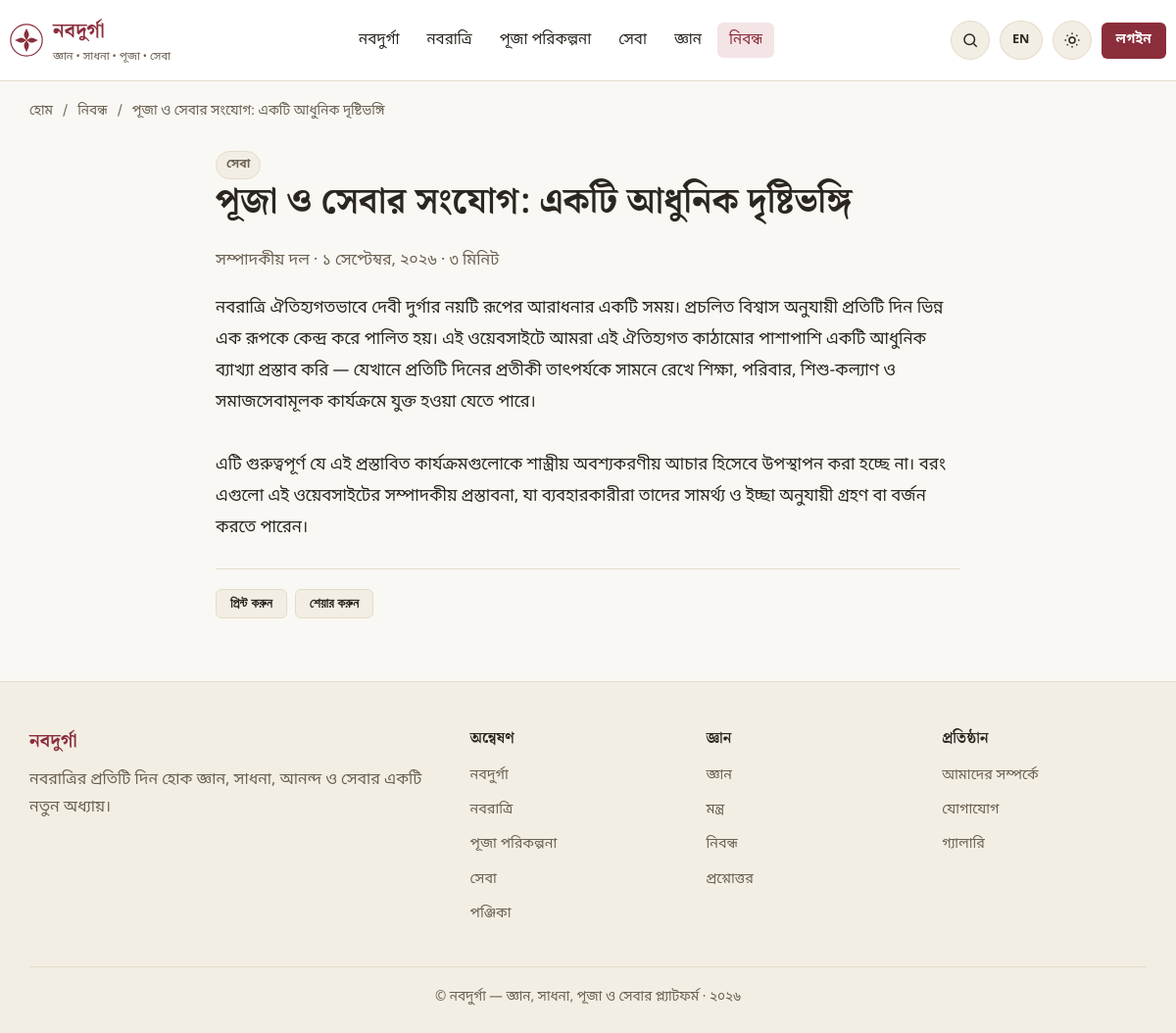
/articles/puja-o-sevar-songjog, run on the app's committed database.
### tables this page shows
CREATE TABLE IF NOT EXISTS articles (
    id INT UNSIGNED AUTO_INCREMENT PRIMARY KEY,
    title_bn VARCHAR(255) NOT NULL,
    title_en VARCHAR(255) NULL,
    slug VARCHAR(255) NOT NULL UNIQUE,
    excerpt TEXT NULL,
    content LONGTEXT NULL,
    category_id INT UNSIGNED NULL,
    author VARCHAR(150) NULL,
    featured_image VARCHAR(255) NULL,
    source VARCHAR(255) NULL,
    reading_time VARCHAR(30) NULL,
    seo_title VARCHAR(255) NULL,
    seo_description VARCHAR(500) NULL,
    status ENUM('draft','published') NOT NULL DEFAULT 'draft',
    published_at DATETIME NULL,
    created_at DATETIME NOT NULL DEFAULT CURRENT_TIMESTAMP,
    updated_at DATETIME NOT NULL DEFAULT CURRENT_TIMESTAMP ON UPDATE CURRENT_TIMESTAMP,
    CONSTRAINT fk_articles_category FOREIGN KEY (category_id) REFERENCES categories(id) ON DELETE SET NULL,
    INDEX idx_articles_slug (slug),
    FULLTEXT INDEX ftx_articles_search (title_bn, excerpt, content)
);

CREATE TABLE IF NOT EXISTS categories (
    id INT UNSIGNED AUTO_INCREMENT PRIMARY KEY,
    name_bn VARCHAR(150) NOT NULL,
    name_en VARCHAR(150) NULL,
    slug VARCHAR(150) NOT NULL UNIQUE,
    type VARCHAR(30) NOT NULL DEFAULT 'article',
    parent_id INT UNSIGNED NULL,
    created_at DATETIME NOT NULL DEFAULT CURRENT_TIMESTAMP,
    CONSTRAINT fk_categories_parent FOREIGN KEY (parent_id) REFERENCES categories(id) ON DELETE SET NULL,
    INDEX idx_categories_type (type)
);

### app/core/Controller.php (called while the page is built, shortened)
<?php
class Controller
{
    protected function view(string $view, array $data = [], ?string $layout = null): void
    {
        $viewFile = dirname(__DIR__) . '/views/' . $view . '.php';
        extract($data, EXTR_SKIP);
        require $viewFile;
    }
}

### app/controllers/ArticleController.php (called while the page is built, shortened)
<?php
class ArticleController extends Controller
{
    public function show(Request $request, string $slug): void
    {
        $repo = new ArticleRepository();
        $item = $repo->findBySlugPublished($slug);
        $related = $item['category_id'] ? $repo->related((int) $item['category_id'], (int) $item['id']) : [];
        $this->view('pages/articles/show', [
            'title' => $item['seo_title'] ?: $item['title_bn'],
            'metaDescription' => $item['seo_description'] ?: truncate($item['excerpt'], 160),
            'breadcrumbs' => [['label' => 'নিবন্ধ', 'url' => '/articles'], ['label' => $item['title_bn']]],
            'item' => $item,
            'related' => $related,
        ]);
    }
}

### public/index.php (called while the page is built, shortened)
<?php
$router = new \App\Core\Router();
$router->setBasePath(\App\Core\Env::get('APP_BASE_PATH', ''));
$request = new \App\Core\Request();
$router->dispatch($request);

### app/core/Autoloader.php (called while the page is built, shortened)
<?php
class Autoloader
{
    protected static array $map = [
        'App\\Core\\' => 'core/',
        'App\\Controllers\\Admin\\' => 'controllers/admin/',
        'App\\Controllers\\' => 'controllers/',
        'App\\Models\\' => 'models/',
        'App\\Repositories\\' => 'repositories/',
        'App\\Services\\' => 'services/',
        'App\\Middleware\\' => 'middleware/',
        'App\\Validators\\' => 'validators/',
        'App\\Helpers\\' => 'helpers/',
    ];
    public static function register(string $appPath): void
    {
        spl_autoload_register(function (string $class) use ($appPath) {
            foreach (self::$map as $prefix => $dir) {
                if (str_starts_with($class, $prefix)) {
                    $relative = substr($class, strlen($prefix));
                    $relative = str_replace('\\', '/', $relative);
                    $file = rtrim($appPath, '/\\') . '/' . $dir . $relative . '.php';
                    if (is_file($file)) {
                        return;
                    }
                }
            }
        });
    }
}

### app/core/Env.php (called while the page is built, shortened)
<?php
class Env
{
    public static function get(string $key, $default = null)
    {
        $value = $_ENV[$key] ?? getenv($key);
        return match (strtolower((string) $value)) {
            'true', '(true)' => true,
            'false', '(false)' => false,
            'null', '(null)' => null,
            'empty', '(empty)' => '',
            default => $value,
        };
    }
}

### app/core/Database.php (called while the page is built, shortened)
<?php
class Database
{
    protected static ?PDO $instance = null;
    public static function connection(): PDO
    {
        if (self::$instance === null) {
            $host = Env::get('DB_HOST', '127.0.0.1');
            $port = Env::get('DB_PORT', '3306');
            $name = Env::get('DB_DATABASE', 'navadurga_db');
            $user = Env::get('DB_USERNAME', 'root');
            $pass = Env::get('DB_PASSWORD', '');
            $charset = Env::get('DB_CHARSET', 'utf8mb4');
            $dsn = "mysql:host={$host};port={$port};dbname={$name};charset={$charset}";
            try {
                self::$instance = new PDO($dsn, $user, $pass, [
                    PDO::ATTR_ERRMODE => PDO::ERRMODE_EXCEPTION,
                    PDO::ATTR_DEFAULT_FETCH_MODE => PDO::FETCH_ASSOC,
                    PDO::ATTR_EMULATE_PREPARES => true,
                ]);
            } catch (PDOException $e) {
                if (Env::get('APP_DEBUG', false)) {
                    throw $e;
                }
                http_response_code(500);
                require dirname(__DIR__) . '/views/errors/500.php';
                exit;
            }
        }
        return self::$instance;
    }
}

### app/core/Repository.php (called while the page is built, shortened)
<?php
abstract class Repository
{
    protected PDO $db;
    public function __construct()
    {
        $this->db = Database::connection();
    }
    public function query(string $sql, array $params = []): array
    {
        $stmt = $this->db->prepare($sql);
        $stmt->execute($params);
        return $stmt->fetchAll();
    }
}

### app/repositories/ArticleRepository.php (called while the page is built, shortened)
<?php
class ArticleRepository extends Repository
{
    public function findBySlugPublished(string $slug): ?array
    {
        $rows = $this->query(
            "SELECT a.*, c.name_bn AS category_name FROM articles a
             LEFT JOIN categories c ON c.id = a.category_id
             WHERE a.slug = :slug AND a.status = 'published' LIMIT 1",
            ['slug' => $slug]
        );
        return $rows[0] ?? null;
    }
}

### app/helpers/functions.php (called while the page is built, shortened)
<?php
if (!function_exists('e')) {
    function e(?string $value): string
    {
        return htmlspecialchars($value ?? '', ENT_QUOTES, 'UTF-8');
    }
}
if (!function_exists('bn_digits')) {
    function bn_digits($number): string
    {
        $western = ['0','1','2','3','4','5','6','7','8','9'];
        $bengali = ['০','১','২','৩','৪','৫','৬','৭','৮','৯'];
        return str_replace($western, $bengali, (string) $number);
    }
}
if (!function_exists('bn_month')) {
    function bn_month(string $englishMonth): string
    {
        $map = [
            'January' => 'জানুয়ারি', 'February' => 'ফেব্রুয়ারি', 'March' => 'মার্চ',
            'April' => 'এপ্রিল', 'May' => 'মে', 'June' => 'জুন',
            'July' => 'জুলাই', 'August' => 'আগস্ট', 'September' => 'সেপ্টেম্বর',
            'October' => 'অক্টোবর', 'November' => 'নভেম্বর', 'December' => 'ডিসেম্বর',
        ];
        return $map[$englishMonth] ?? $englishMonth;
    }
}
if (!function_exists('bn_date')) {
    function bn_date(?string $date, string $format = 'j F, Y'): string
    {
        $ts = strtotime($date);
        $formatted = date($format, $ts);
        foreach (['January','February','March','April','May','June','July','August','September','October','November','December'] as $m) {
            if (str_contains($formatted, $m)) {
                $formatted = str_replace($m, bn_month($m), $formatted);
                break;
            }
        }
        return bn_digits($formatted);
    }
}

### app/views/pages/articles/show.php (the view, shortened to what this page needs)
<article style="max-width:760px;margin:0 auto;">
    <header style="margin-bottom:20px;">
        <?php if ($item['category_name']): ?><span class="tag"><?= e($item['category_name']) ?></span><?php endif; ?>
        <h1><?= e($item['title_bn']) ?></h1>
        <p class="text-muted"><?= e($item['author']) ?><?= $item['published_at'] ? ' · ' . bn_date($item['published_at']) : '' ?><?= $item['reading_time'] ? ' · ' . e($item['reading_time']) : '' ?></p>
    </header>
    <div style="font-size:1.05rem;line-height:1.9;">
        <?= nl2br(e($item['content'])) ?>
    </div>
    <div class="flex gap-8" style="margin-top:24px;border-top:1px solid var(--color-border);padding-top:20px;">
        <button class="btn btn-ghost btn-sm" data-print>প্রিন্ট করুন</button>
        <button class="btn btn-ghost btn-sm" id="share-btn">শেয়ার করুন</button>
    </div>
</article>

### app/core/Router.php (shortened to what this page needs)
<?php
class Router
{
    protected array $routes = [];
    protected string $basePath = '';
    public function setBasePath(string $path): void
    {
        $this->basePath = rtrim($path, '/');
    }
    protected function add(string $method, string $uri, $handler, array $middleware): void
    {
        $this->routes[] = [
            'method' => $method,
            'uri' => '/' . trim($uri, '/'),
            'handler' => $handler,
            'middleware' => $middleware,
        ];
    }
    public function dispatch(Request $request): void
    {
        $method = $request->method();
        $uri = $request->uriPath($this->basePath);
        foreach ($this->routes as $route) {
            if ($route['method'] !== $method) {
                continue;
            }
            $pattern = $this->compile($route['uri']);
            if (preg_match($pattern, $uri, $matches)) {
                $params = array_filter($matches, 'is_string', ARRAY_FILTER_USE_KEY);
                $this->call($route['handler'], $request, $params);
                return;
            }
        }
    }
    protected function compile(string $uri): string
    {
        $pattern = preg_replace('#\{([a-zA-Z_][a-zA-Z0-9_]*)\}#', '(?P<$1>[^/]+)', $uri);
        return '#^' . $pattern . '$#u';
    }
    protected function call($handler, Request $request, array $params): void
    {
        [$class, $method] = $handler;
        $controller = new $class();
        call_user_func_array([$controller, $method], array_merge([$request], array_values($params)));
    }
}

### public/assets/css/app.css (style rules this page uses)
:root { --color-bg: #FAF8F4; --color-surface: #FFFFFF; --color-surface-alt: #F3EEE4; --color-border: #E4DCC9; --color-text: #2B2620; --color-text-muted: #6B6152; --color-primary: #8B2E3C; --color-primary-dark: #6E1F2B; --color-primary-soft: #F4E4E6; --color-accent: #B8842E; --color-accent-soft: #F6ECD9; --color-success: #2F6D4F; --color-success-soft: #E4F1EA; --color-danger: #B3261E; --color-danger-soft: #FBE7E5; --color-info: #2E5D8B; --color-info-soft: #E4EDF6; --shadow-sm: 0 1px 3px rgba(43, 38, 32, 0.08); --shadow-md: 0 4px 16px rgba(43, 38, 32, 0.10); --radius-sm: 6px; --radius-md: 12px; --radius-lg: 20px; --font-body: 'Noto Sans Bengali', 'Nirmala UI', 'Vrinda', 'Noto Sans', system-ui, sans-serif; --font-heading: 'Noto Serif Bengali', 'Nirmala UI', 'Vrinda', 'Noto Serif', Georgia, serif; --container-width: 1180px; }
* { box-sizing: border-box; }
html { scroll-behavior: smooth; }
body { margin: 0; font-family: var(--font-body); background: var(--color-bg); color: var(--color-text); line-height: 1.7; font-size: 16px; -webkit-font-smoothing: antialiased; }
h1, h2, h3, h4 { font-family: var(--font-heading); font-weight: 700; line-height: 1.35; margin: 0 0 0.6em; color: var(--color-text); }
h1 { font-size: clamp(1.9rem, 3vw, 2.6rem); }
p { margin: 0 0 1em; color: var(--color-text); }
.btn { display: inline-flex; align-items: center; justify-content: center; gap: 8px; padding: 11px 22px; border-radius: var(--radius-sm); font-weight: 600; font-size: 0.95rem; border: 1px solid transparent; cursor: pointer; transition: transform 0.05s ease, background 0.15s ease; text-decoration: none; }
.btn-ghost { background: var(--color-surface-alt); color: var(--color-text); border-color: var(--color-border); }
.btn-sm { padding: 6px 14px; font-size: 0.85rem; }
.tag { display: inline-block; font-size: 0.75rem; font-weight: 600; padding: 3px 10px; border-radius: 999px; background: var(--color-surface-alt); color: var(--color-text-muted); border: 1px solid var(--color-border); }
.text-muted { color: var(--color-text-muted); }
.flex { display: flex; }
.gap-8 { gap: 8px; }

### data on the page
articles: category.name_bn "সেবা", title_bn "পূজা ও সেবার সংযোগ: একটি আধুনিক দৃষ্টিভঙ্গি", author "সম্পাদকীয় দল", published_at "১ সেপ্টেম্বর, ২০২৬", reading_time "৩ মিনিট", content "নবরাত্রি ঐতিহ্যগতভাবে দেবী দুর্গার নয়টি রূপের আরাধনার একটি সময়। প্রচলিত বিশ্বাস অনুযায়ী প্রতিটি দিন ভিন্ন এক রূপকে কেন্দ্র করে পালিত হয়। এই ওয়েবসাইটে আমরা এই ঐতিহ্যগত কাঠামোর পাশাপাশি একটি আধুনিক ব্যাখ্যা প্রস্তাব করি — যেখানে প্রতিটি দিনের প্রতীকী তাৎপর্যকে সামনে রেখে শিক্ষা, পরিবার, শিশু-কল্যাণ ও সমাজসেবামূলক কার্যক্রমে যুক্ত হওয়া যেতে পারে। এটি গুরুত্বপূর্ণ যে এই প্রস্তাবিত কার্যক্রমগুলোকে শাস্ত্রীয় অবশ্যকরণীয় আচার হিসেবে উপস্থাপন করা হচ্ছে না। বরং এগুলো এই ওয়েবসাইটের সম্পাদকীয় প্রস্তাবনা, যা ব্যবহারকারীরা তাদের সামর্থ্য ও ইচ্ছা অনুযায়ী গ্রহণ বা বর্জন করতে পারেন।"

### other printed values
setting('site_name', 'নবদুর্গা') "নবদুর্গা"
setting('site_subtitle', 'জ্ঞান • সাধনা • পূজা • সেবা') "জ্ঞান • সাধনা • পূজা • সেবা"
t('nav.navadurga') "নবদুর্গা"
t('nav.navaratri') "নবরাত্রি"
t('nav.puja_planning') "পূজা পরিকল্পনা"
t('nav.seva') "সেবা"
t('nav.learning') "জ্ঞান"
t('nav.articles') "নিবন্ধ"
t('nav.login') "লগইন"
$crumb['label'] "নিবন্ধ"
$crumb['label'] "পূজা ও সেবার সংযোগ: একটি আধুনিক দৃষ্টিভঙ্গি"
t('footer.explore') "অন্বেষণ"
t('nav.calendar') "পঞ্জিকা"
t('footer.knowledge') "জ্ঞান"
t('nav.mantras') "মন্ত্র"
